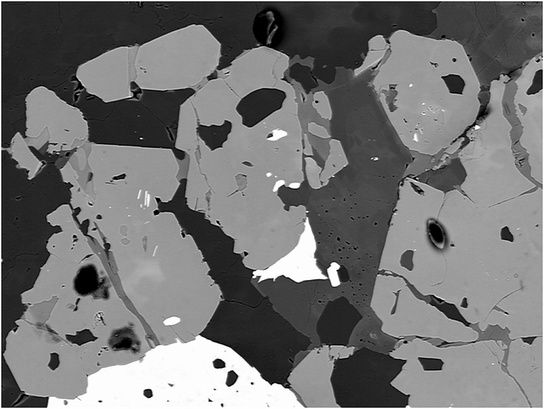
#> input picture Diplomarbeit_Anna/Python/Multi_otsu/images/BSE.jpg, 544 x 409 px, shrunk from 1000 x 751 before the run; its folder holds 4 pictures in this run
$ python field_multiotsu.py
#> lines starting #> are read from the running program, lines starting #| are printed output that depends on the picture; after the words box and inside, x2 and y2 are one past the last pixel; in counts of white or black regions, pixels touching at a corner belong together; long printed decimals are rounded
import matplotlib.pyplot as plt
import numpy as np

from skimage import io, img_as_ubyte
from skimage.filters import threshold_multiotsu
import os


def show_otsu_image_segmented(image_name, classes):
#> called with image_name = 'BSE.jpg', classes = 2
    image: np.ndarray = io.imread("images/"+image_name, as_gray=True)
#> image is the input picture: shape (409, 544) float64; min 0, max 1, mean 0.452
    print(image.shape)
#| (409, 544)

    thresholds = threshold_multiotsu(image, classes=classes)
#> thresholds = [0.416]
    print(thresholds)
#| [0.416]

    regions = np.digitize(image, bins=thresholds)
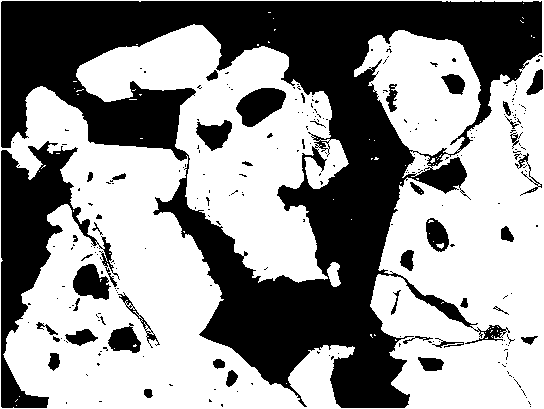
#> regions: shape (409, 544) int64; values 0 (black) and 1 (white), 57.7% white; 251 black regions (208 under 20 px), largest, box (x1, y1, x2, y2) and area: (1, 1, 542, 408) 75928, (1, 141, 120, 408) 9798, (236, 88, 286, 127) 1258

    plt.imshow(regions, cmap='Accent')
    plt.title(f'Multi-Otsu - Classes: {classes} - {image_name}')
    plt.axis('off')
    plt.show()


def show_histogram(thresholds, image):
    plt.hist(image.ravel(), bins=255)
    plt.title('Histogram')
    for thresh in thresholds:
        plt.axvline(thresh, color='r')
    plt.show()

img_path = "images/"

for img_name in os.listdir(img_path):
    print(img_name)
    for otsu_class in (2,3,4):
        show_otsu_image_segmented(img_name, otsu_class)
#> pass 2 of the loop `for img_name in os.listdir(img_path):`:
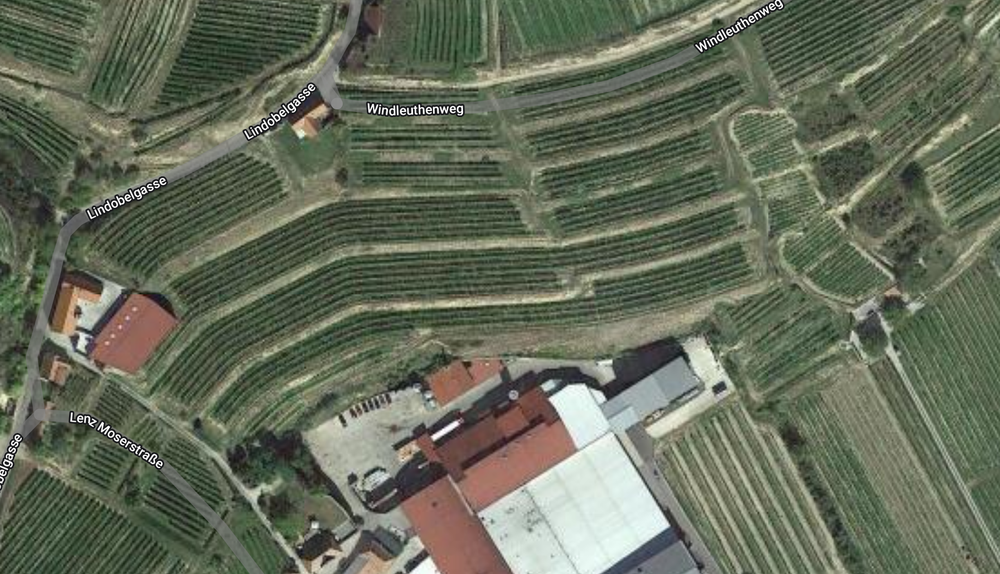
#> input picture Diplomarbeit_Anna/Python/Multi_otsu/images/field_1.png, 1000 x 574 px, shrunk from 1838 x 1055 before the run
#> in show_otsu_image_segmented (call 4), `image: np.ndarray = io.imread("images/"+image_name, as_gray=True)`:
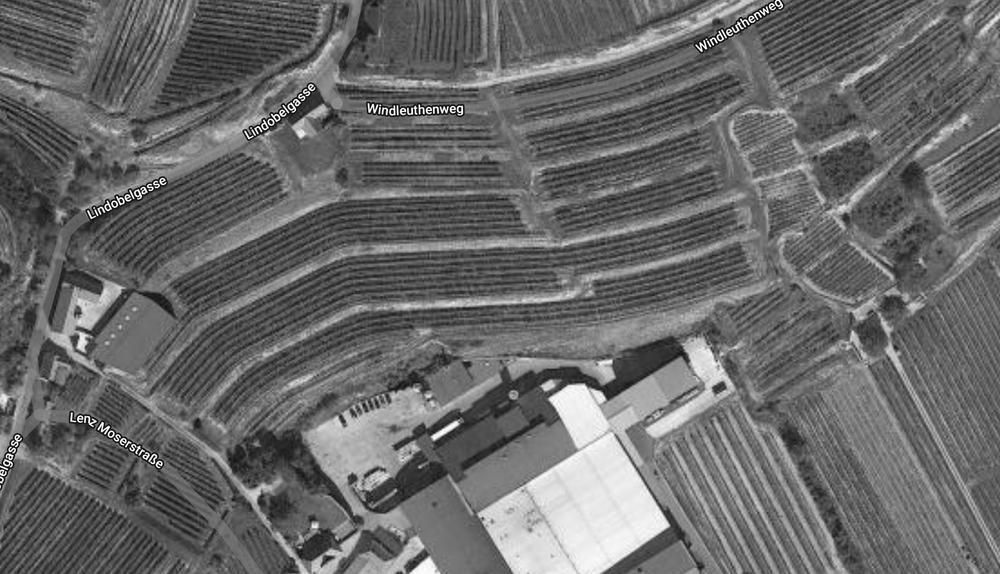
#> image: shape (574, 1000) float64; min 0, max 1, mean 0.414
#| (574, 1000)
#> thresholds = [0.498]
#| [0.498]
#> in show_otsu_image_segmented (call 4), `regions = np.digitize(image, bins=thresholds)`:
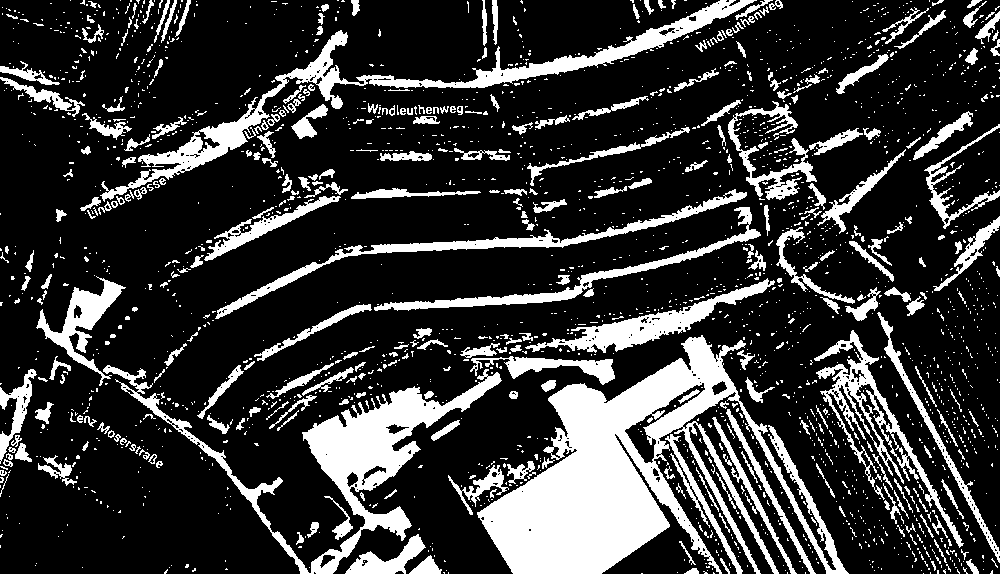
#> regions: shape (574, 1000) int64; values 0 (black) and 1 (white), 21.6% white; 2217 white regions (1886 under 20 px), largest, box (x1, y1, x2, y2) and area: (477, 335, 849, 574) 32286, (103, 365, 502, 574) 12528, (100, 0, 757, 202) 9776
#> pass 3 of the loop `for img_name in os.listdir(img_path):`:
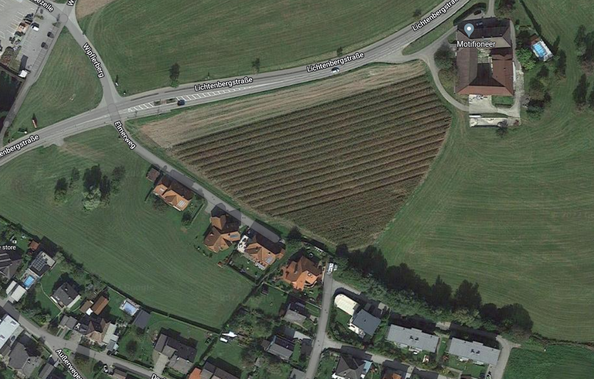
#> input picture Diplomarbeit_Anna/Python/Multi_otsu/images/field_2.png, 594 x 379 px, shrunk from 1091 x 696 before the run
#> in show_otsu_image_segmented (call 7), `image: np.ndarray = io.imread("images/"+image_name, as_gray=True)`:
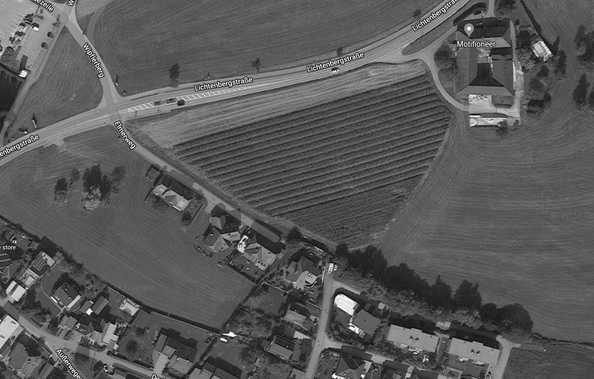
#> image: shape (379, 594) float64; min 0, max 1, mean 0.35
#| (379, 594)
#> thresholds = [0.428]
#| [0.4277]
#> in show_otsu_image_segmented (call 7), `regions = np.digitize(image, bins=thresholds)`:
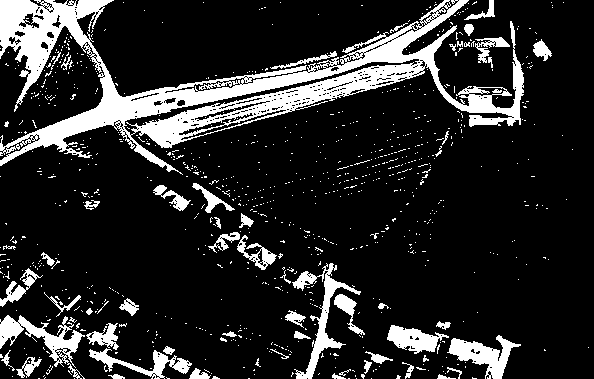
#> regions: shape (379, 594) int64; values 0 (black) and 1 (white), 16.2% white; 902 white regions (845 under 20 px), largest, box (x1, y1, x2, y2) and area: (0, 0, 524, 175) 21900, (0, 315, 85, 379) 1586, (292, 263, 361, 379) 1568
#> the loop made 4 passes; the first 3 are shown
